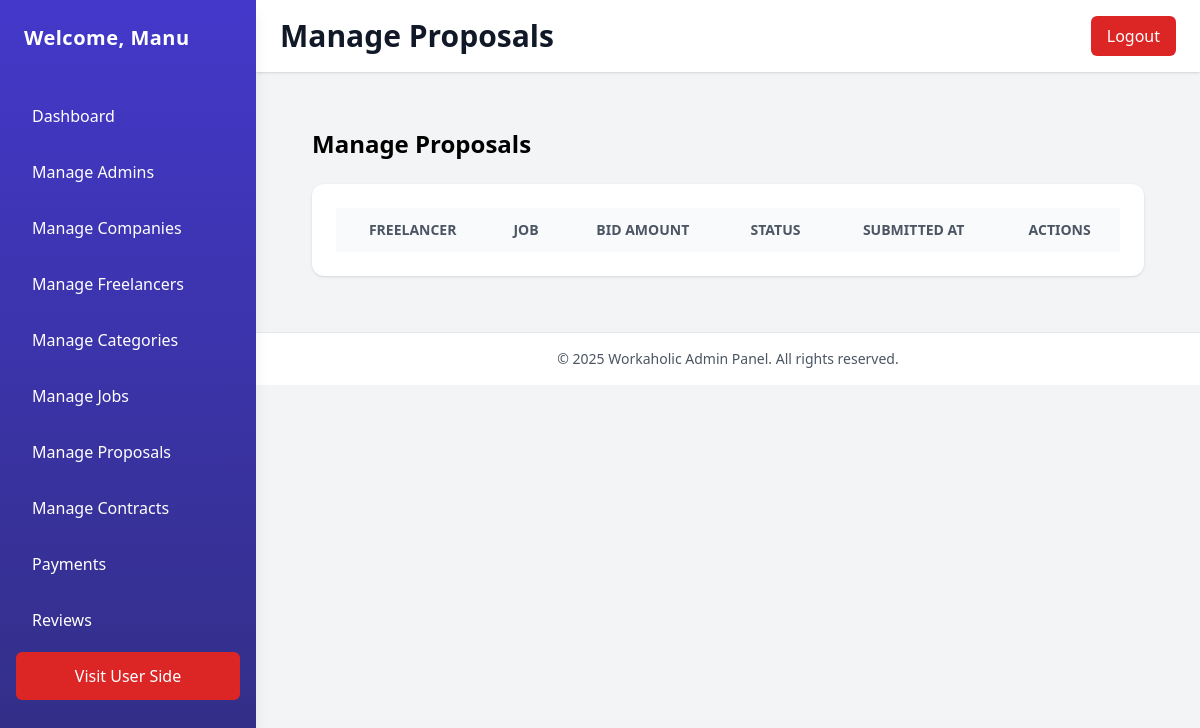
The page /admin/manage_proposals.php (signed in) on the database as committed earlier.
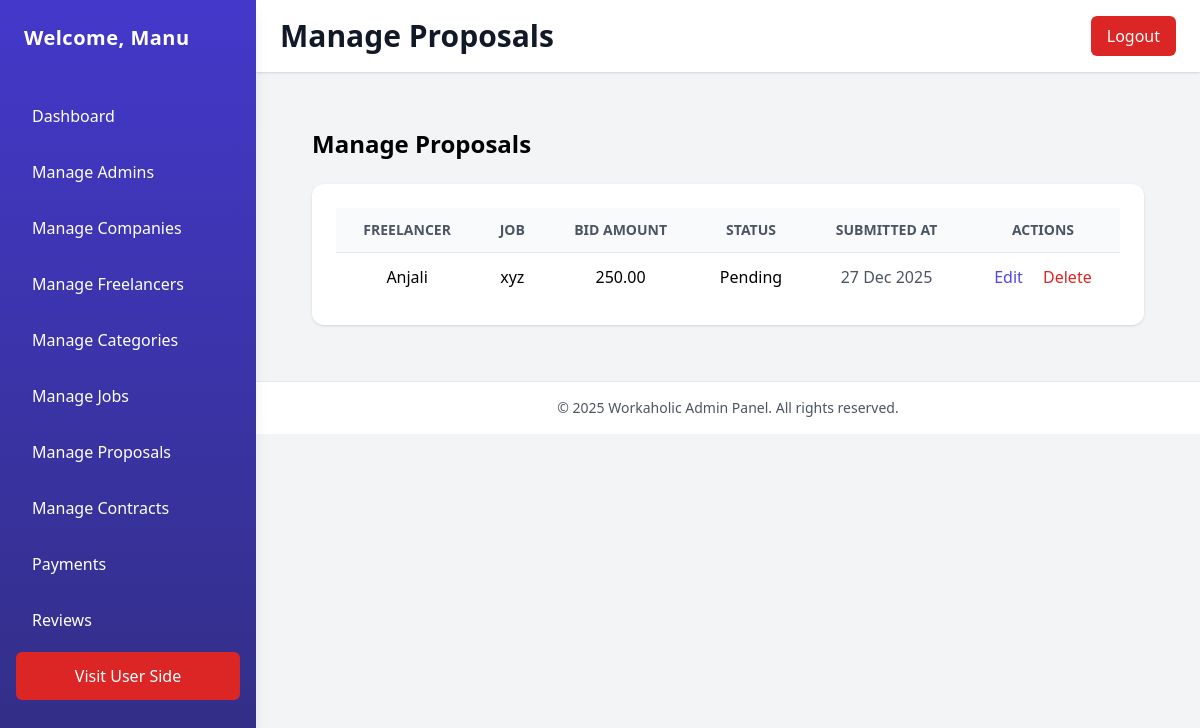
The same page on the database as committed later.
### tables this page shows
CREATE TABLE `proposals` (
  `proposal_id` int(11) NOT NULL,
  `job_id` int(11) NOT NULL,
  `freelancer_id` int(11) NOT NULL,
  `cover_letter` text NOT NULL,
  `bid_amount` decimal(10,2) NOT NULL,
  `status` enum('pending','accepted','rejected') NOT NULL DEFAULT 'pending',
  `created_at` timestamp NOT NULL DEFAULT current_timestamp() ON UPDATE current_timestamp()
);

CREATE TABLE `users` (
  `user_id` int(11) NOT NULL,
  `username` varchar(255) NOT NULL,
  `user_email` varchar(255) NOT NULL,
  `role` enum('company','freelancer') NOT NULL,
  `user_phone` varchar(255) NOT NULL,
  `user_password` varchar(255) NOT NULL,
  `profile_img` varchar(255) NOT NULL,
  `created_at` timestamp NOT NULL DEFAULT current_timestamp() ON UPDATE current_timestamp()
);

CREATE TABLE `jobs` (
  `jobs_id` int(11) NOT NULL,
  `company_id` int(11) NOT NULL,
  `category_id` int(11) NOT NULL,
  `title` varchar(255) NOT NULL,
  `description` text NOT NULL,
  `budget` decimal(10,2) NOT NULL,
  `status` enum('open','in_progress','completed','close') NOT NULL DEFAULT 'open',
  `created_at` timestamp NOT NULL DEFAULT current_timestamp() ON UPDATE current_timestamp()
);

### admin/manage_proposals.php (the view, shortened to what the changed rows need)
<?php
include 'header.php';
$status_labels = [
    'pending' => 'Pending',
    'accepted' => 'Accepted',
    'rejected' => 'Rejected'
];
$edit_record = null;
?>
<main class="p-8">
    <h2 class="text-2xl font-semibold mb-6">Manage Proposals</h2>
    <?php if (isset($_GET['action']) && $_GET['action'] === 'edit' && $edit_record): ?>
        <form method="POST" class="bg-white shadow rounded-xl p-6 max-w-3xl space-y-6 validateForm">
            <input type="hidden" name="proposal_id" value="<?= $edit_record['proposal_id'] ?>">
            <div>
                <label class="block text-gray-700 font-medium mb-1">Freelancer</label>
                <input type="text" value="<?= htmlspecialchars($edit_record['freelancer_name']) ?>" class="w-full border px-3 py-2 rounded" readonly>
            </div>
            <div>
                <label class="block text-gray-700 font-medium mb-1">Job</label>
                <input type="text" value="<?= htmlspecialchars($edit_record['job_title']) ?>" class="w-full border px-3 py-2 rounded" readonly>
            </div>
            <div>
                <label class="block text-gray-700 font-medium mb-1">Cover Letter</label>
                <textarea
                    name="cover_letter"
                    class="w-full border px-3 py-2 rounded"
                    data-validation="required"><?= htmlspecialchars($edit_record['cover_letter']) ?></textarea>
                <p class="error text-red-500 text-sm mt-1" id="cover_letterError"></p>
            </div>
            <div>
                <label class="block text-gray-700 font-medium mb-1">Bid Amount</label>
                <input
                    type="text"
                    name="bid_amount"
                    value="<?= $edit_record['bid_amount'] ?>"
                    class="w-full border px-3 py-2 rounded"
                    data-validation="required numeric">
                <p class="error text-red-500 text-sm mt-1" id="bid_amountError"></p>
            </div>
            <div>
                <label class="block text-gray-700 font-medium mb-1">Status</label>
                <select name="status" class="w-full border px-3 py-2 rounded">
                    <?php foreach ($status_labels as $k => $v): ?>
                        <option value="<?= $k ?>" <?= $edit_record['status'] === $k ? 'selected' : '' ?>>
                            <?= $v ?>
                        </option>
                    <?php endforeach; ?>
                </select>
            </div>
            <div class="flex items-center gap-4 pt-3">
                <button type="submit" class="bg-indigo-600 text-white px-4 py-2 rounded hover:bg-indigo-500">
                    Update Proposal
                </button>
                <a href="manage_proposals.php" class="text-indigo-600 hover:underline">Back</a>
            </div>
            <input type="hidden" name="update_proposal" value="1">
        </form>
    <?php else: ?>
        <?php
        $proposals = $conn->query("
            SELECT p.*, u.username AS freelancer_name, j.title AS job_title
            FROM proposals p
            JOIN users u ON p.freelancer_id = u.user_id
            JOIN jobs j ON p.job_id = j.jobs_id
            ORDER BY p.proposal_id DESC
        ");
        ?>
        <div class="bg-white shadow rounded-xl p-6">
            <table class="min-w-full divide-y divide-gray-200 text-center">
                <thead class="bg-gray-50 text-gray-600 uppercase text-sm">
                    <tr>
                        <th class="px-4 py-3">Freelancer</th>
                        <th class="px-4 py-3">Job</th>
                        <th class="px-4 py-3">Bid Amount</th>
                        <th class="px-4 py-3">Status</th>
                        <th class="px-4 py-3">Submitted At</th>
                        <th class="px-4 py-3">Actions</th>
                    </tr>
                </thead>
                <tbody class="divide-y divide-gray-200">
                    <?php while ($row = $proposals->fetch_assoc()): ?>
                        <tr>
                            <td class="px-4 py-3"><?= htmlspecialchars($row['freelancer_name']) ?></td>
                            <td class="px-4 py-3"><?= htmlspecialchars($row['job_title']) ?></td>
                            <td class="px-4 py-3"><?= htmlspecialchars($row['bid_amount']) ?></td>
                            <td class="px-4 py-3"><?= $status_labels[$row['status']] ?? $row['status'] ?></td>
                            <td class="px-4 py-3 text-gray-600"><?= date("d M Y", strtotime($row['created_at'])) ?></td>
                            <td class="px-4 py-3 space-x-4">
                                <a href="manage_proposals.php?action=edit&id=<?= $row['proposal_id'] ?>" class="text-indigo-600 hover:underline">Edit</a>
                                <a href="manage_proposals.php?action=delete&id=<?= $row['proposal_id'] ?>" onclick="return confirm('Delete this proposal?')" class="text-red-600 hover:underline">Delete</a>
                            </td>
                        </tr>
                    <?php endwhile; ?>
                </tbody>
            </table>
        </div>
    <?php endif; ?>
</main>
<?php include 'footer.php'; ?>

Rows that differ between the two databases and show on the page:
added proposals: users.username "Anjali", job.title "xyz", bid_amount "250.00", status "Pending", created_at "27 Dec 2025"
